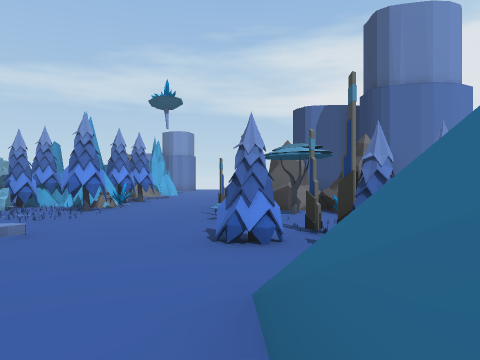
view 1 (above)

17 first-person views from a walk through a scene from a Unity 3-D project. The camera is 1.3 m above the floor, looks level and sees 70° across. The floor is counted in squares, 2 m on a side. Each view is taken from the middle of a square. On the plan, view 1 faces up. The plan holds only what a view shows up to about 10 squares ahead; the rest is blank. The place goes on beyond the plan. The player character is not drawn.

view 2
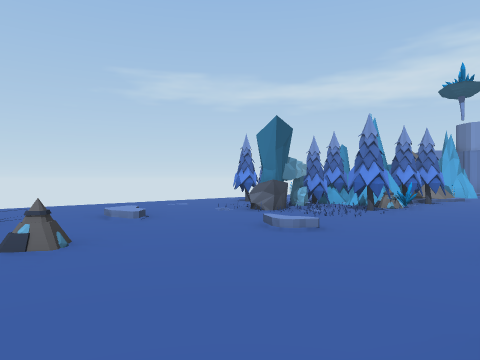

view 3
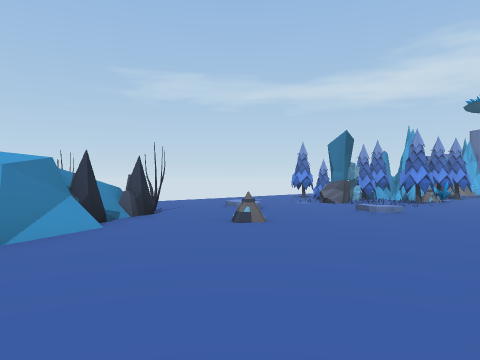

view 4
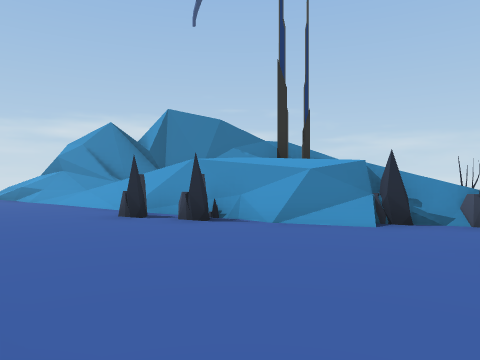

view 5
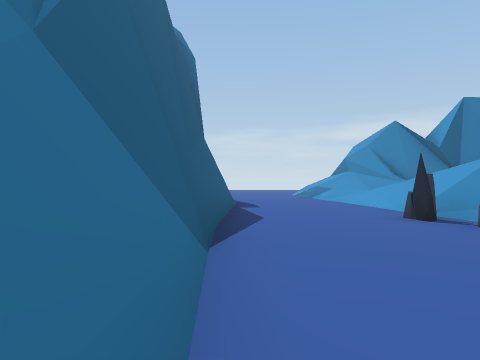

view 6
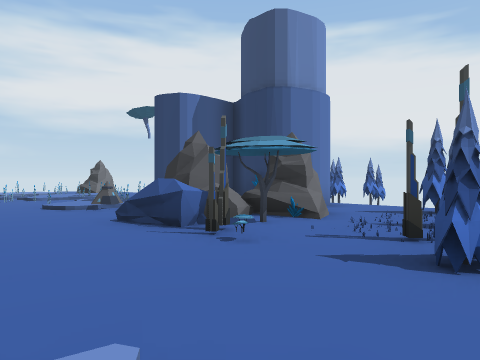

view 7
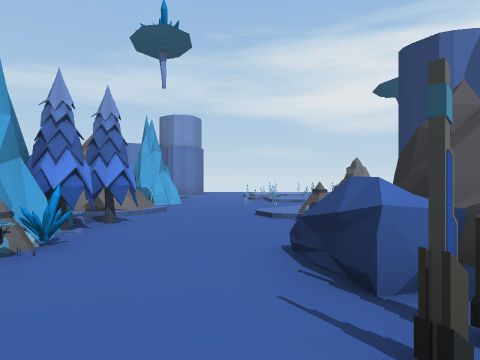

view 8
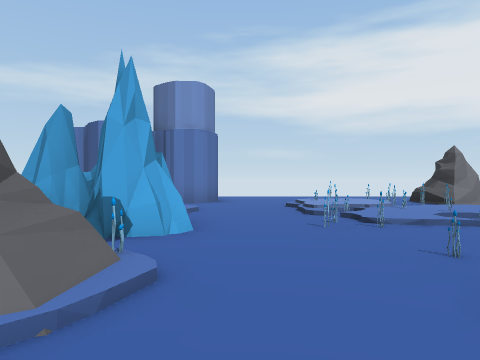

view 9
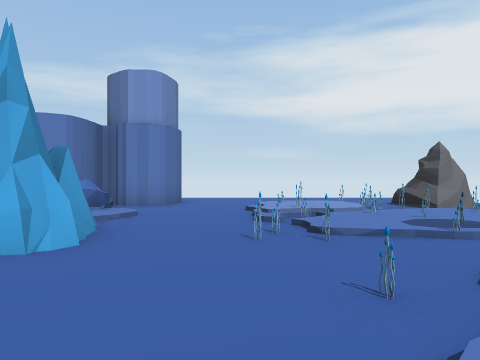

view 10
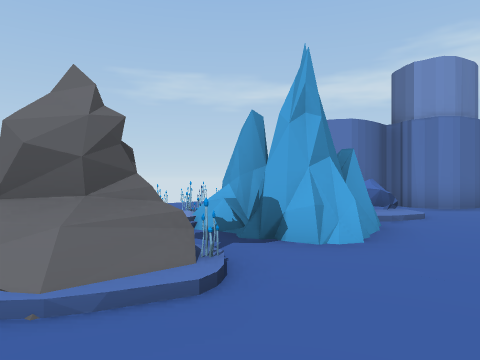

view 11
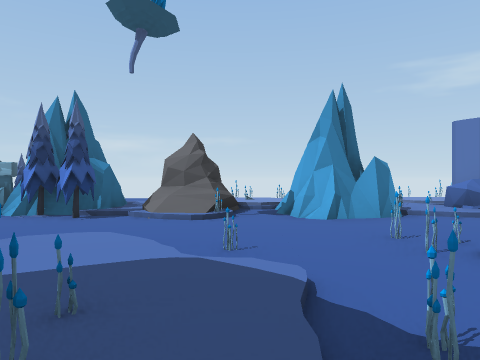

view 12
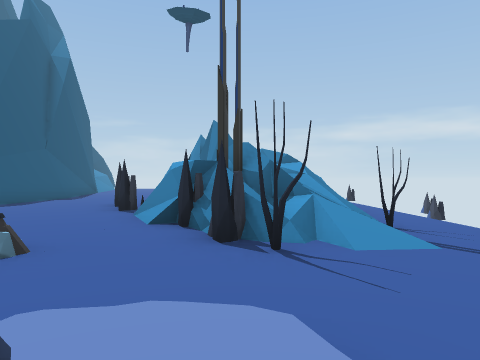

view 13
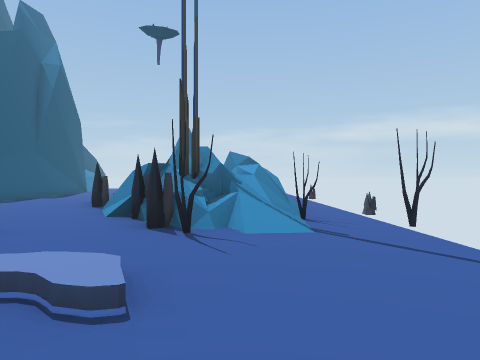

view 14
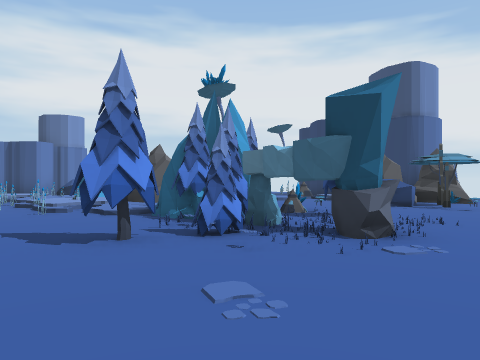

view 15
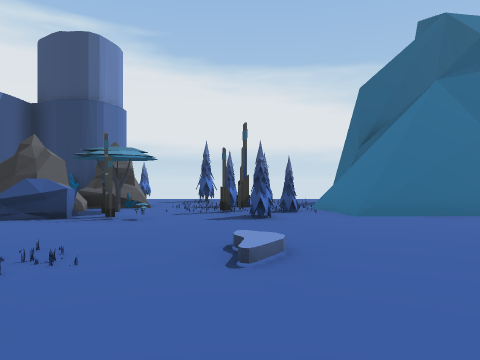

view 16
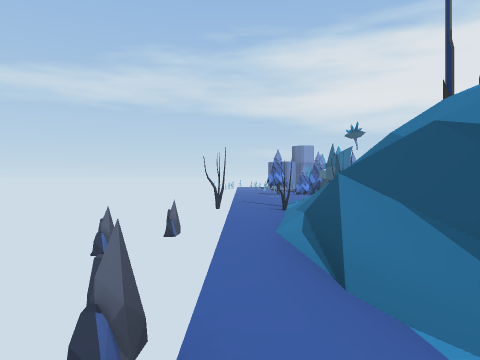

view 17
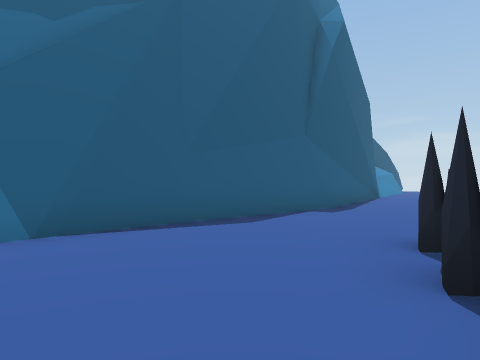

### Floor plan
Key: @ floor where view 1 was taken; # wall or solid block; x gap in a wall; . main floor; : floor 0.25 m higher than the main floor; / step, stairs or slope; = window, fence, low wall or low ledge; P pyramid; C crystal; R rock; T tree; O other object.
Columns run from 9 left of view 1 to 5 right of it. Each row starts with its distance up from view 1.
 20     ###..  ..#
 19   /##....//###
 18   /:#=../:/.#
 17 .= /=:/..=/::
 16 ..=  #/..//=/
 15   ./###..=/=
 14   ///##.....
 13   #=/x/..=://
 12  .///#/../:#
 11  .=////../##
 10  ../###..P##
  9  ../##....##
  8  ../#PC../#####
  7 ..#xR.#..=TO#..
  6 ....R....#.....
  5 .............##
  4 .........#####
  3 ...//.....#
  2 .........=#
  1 .....P....#
  0 .//#.....@#
 -1 .#/=#.....#
 -2 .//=#.....#
 -3 .=/###....#
 -4 .==###....#
 -5 .#=####...#
 -6 .#####....#
 -7 .#  #=....#
 -8 .   ##....#

Positions as (right, up) in squares from view 1, and headings:
1: (0, 0), facing up
2: (0, 0), facing up-left
3: (0, -3), facing up-left
4: (0, 1), facing down-left
5: (0, 1), facing down
6: (-3, 3), facing up-right
7: (-1, 5), facing up
8: (-2, 10), facing up
9: (-1, 11), facing up
10: (-1, 11), facing up-left
11: (3, 13), facing left
12: (-6, 4), facing down
13: (-7, 5), facing down
14: (-9, 4), facing up-right
15: (-6, 4), facing right
16: (-9, -8), facing up
17: (-4, -1), facing down-right
